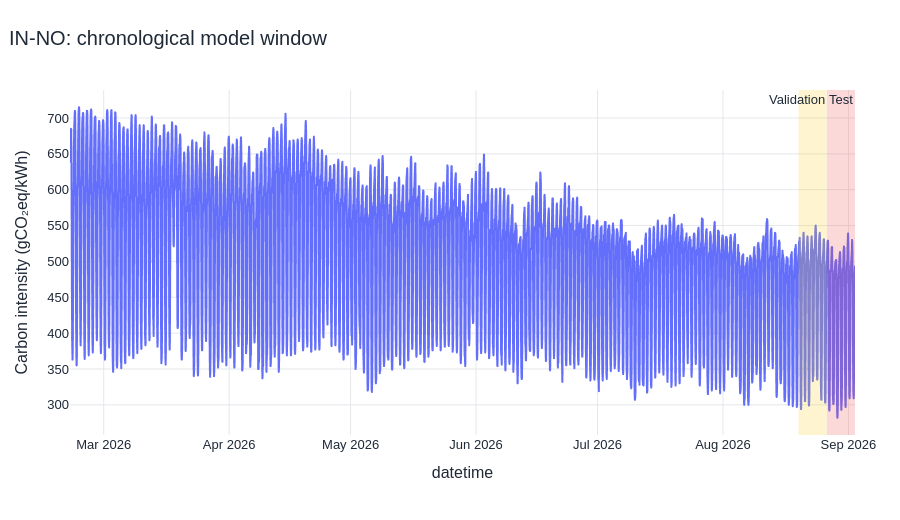

Notebook code for this chart:
### Markdown cell above
## 9. Forecast design

*Use one chronological split and prevent future information from entering training*

We use 180 training days, 7 validation days, and one untouched 7-day test set. Every model predicts all 168 test hours recursively or directly. The data is never shuffled.

### Code cell
bundle = run_forecasts(REGION, data)
split_table = pd.DataFrame({
    "Split": ["Training", "Validation", "Final test"],
    "Start": [bundle.train.index.min(), bundle.validation.index.min(), bundle.test.index.min()],
    "End": [bundle.train.index.max(), bundle.validation.index.max(), bundle.test.index.max()],
    "Hours": [len(bundle.train), len(bundle.validation), len(bundle.test)],
})
display(split_table)

split_frame = bundle.frame.reset_index()
fig = px.line(split_frame, x="datetime", y="carbon", title=f"{REGION}: chronological model window")
fig.add_vrect(x0=bundle.validation.index.min(), x1=bundle.validation.index.max(),
              fillcolor="#facc15", opacity=0.2, line_width=0, annotation_text="Validation")
fig.add_vrect(x0=bundle.test.index.min(), x1=bundle.test.index.max(),
              fillcolor="#ef4444", opacity=0.2, line_width=0, annotation_text="Test")
fig.update_yaxes(title="Carbon intensity (gCO₂eq/kWh)")
show_chart(fig)

display(Markdown(
    f"All **{len(bundle.test)} test hours** occur after training and validation. "
    "The same timestamps and actual values are used for every score, so the comparison is fair."
))

### Figure 1 — Plotly figure (JSON) as saved in the notebook; plotly's stock layout.template omitted (floating-point values rounded to 4 significant figures; data arrays with more than 128 entries replaced by an {"elided": "..."} marker saying what was removed)
{"data": [{"hovertemplate": "datetime=%{x}<br>carbon=%{y}<extra></extra>", "legendgroup": "", "line": {"color": "#636efa", "dash": "solid"}, "marker": {"symbol": "circle"}, "mode": "lines", "name": "", "showlegend": false, "type": "scattergl", "x": {"elided": "4656 str values"}, "xaxis": "x", "y": {"elided": "4656 float values"}, "yaxis": "y"}], "layout": {"annotations": [{"showarrow": false, "text": "Validation", "x": "2026-08-26T15:00:00+00:00", "xanchor": "right", "xref": "x", "y": 1, "yanchor": "top", "yref": "y domain"}, {"showarrow": false, "text": "Test", "x": "2026-09-02T15:00:00+00:00", "xanchor": "right", "xref": "x", "y": 1, "yanchor": "top", "yref": "y domain"}], "autosize": true, "font": {"color": "#1f2937", "family": "Arial, sans-serif", "size": 13}, "height": 520, "hoverlabel": {"font": {"size": 13}}, "legend": {"tracegroupgap": 0}, "margin": {"b": 85, "l": 70, "r": 45, "t": 90}, "shapes": [{"fillcolor": "#facc15", "line": {"width": 0}, "opacity": 0.2, "type": "rect", "x0": "2026-08-19T16:00:00+00:00", "x1": "2026-08-26T15:00:00+00:00", "xref": "x", "y0": 0, "y1": 1, "yref": "y domain"}, {"fillcolor": "#ef4444", "line": {"width": 0}, "opacity": 0.2, "type": "rect", "x0": "2026-08-26T16:00:00+00:00", "x1": "2026-09-02T15:00:00+00:00", "xref": "x", "y0": 0, "y1": 1, "yref": "y domain"}], "title": {"font": {"size": 20}, "text": "IN-NO: chronological model window", "x": 0.01, "xanchor": "left"}, "xaxis": {"anchor": "y", "automargin": true, "domain": [0.0, 1.0], "gridcolor": "#e5e7eb", "showgrid": true, "title": {"text": "datetime"}}, "yaxis": {"anchor": "x", "automargin": true, "domain": [0.0, 1.0], "gridcolor": "#e5e7eb", "showgrid": true, "title": {"text": "Carbon intensity (gCO₂eq/kWh)"}, "zeroline": false}}}
